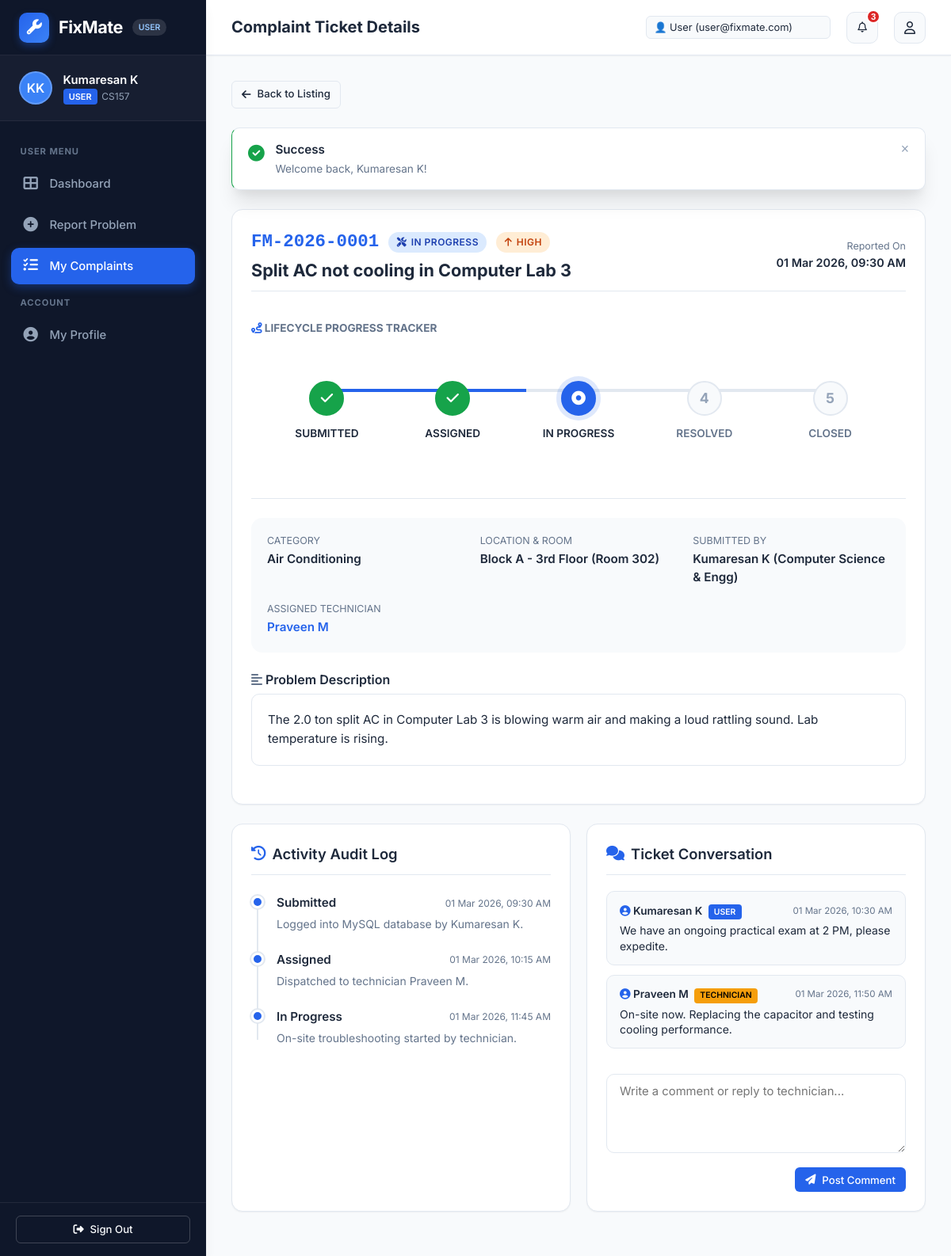
/user/complaint-details.php?id=FM-2026-0001 (signed in), run on the app's committed database.
### tables this page shows
CREATE TABLE `complaints` (
  `id` INT AUTO_INCREMENT PRIMARY KEY,
  `complaint_code` VARCHAR(30) NOT NULL UNIQUE,
  `user_id` INT NOT NULL,
  `category_id` INT NOT NULL,
  `technician_id` INT NULL DEFAULT NULL,
  `title` VARCHAR(255) NOT NULL,
  `description` TEXT NOT NULL,
  `location` VARCHAR(255) NOT NULL,
  `building` VARCHAR(100) NOT NULL,
  `floor` VARCHAR(50) NOT NULL,
  `room_number` VARCHAR(50) NULL DEFAULT NULL,
  `priority` ENUM('Low', 'Medium', 'High', 'Critical') NOT NULL DEFAULT 'Medium',
  `status` ENUM('Submitted', 'Assigned', 'In Progress', 'Resolved', 'Closed') NOT NULL DEFAULT 'Submitted',
  `submitted_date` DATETIME NOT NULL DEFAULT CURRENT_TIMESTAMP,
  `assigned_date` DATETIME NULL DEFAULT NULL,
  `started_date` DATETIME NULL DEFAULT NULL,
  `resolved_date` DATETIME NULL DEFAULT NULL,
  `closed_date` DATETIME NULL DEFAULT NULL,
  `preferred_date` DATE NULL DEFAULT NULL,
  `contact_number` VARCHAR(25) NOT NULL,
  `image_url` VARCHAR(255) NULL DEFAULT NULL,
  `resolution_notes` TEXT NULL DEFAULT NULL,
  `parts_used` VARCHAR(255) NULL DEFAULT NULL,
  `created_at` TIMESTAMP NOT NULL DEFAULT CURRENT_TIMESTAMP,
  `updated_at` TIMESTAMP NOT NULL DEFAULT CURRENT_TIMESTAMP ON UPDATE CURRENT_TIMESTAMP,
  FOREIGN KEY (`user_id`) REFERENCES `users`(`id`) ON DELETE CASCADE,
  FOREIGN KEY (`category_id`) REFERENCES `categories`(`id`) ON DELETE RESTRICT,
  FOREIGN KEY (`technician_id`) REFERENCES `technicians`(`id`) ON DELETE SET NULL,
  INDEX `idx_complaint_status` (`status`),
  INDEX `idx_complaint_priority` (`priority`),
  INDEX `idx_complaint_code` (`complaint_code`)
);

CREATE TABLE `categories` (
  `id` INT AUTO_INCREMENT PRIMARY KEY,
  `category_name` VARCHAR(100) NOT NULL UNIQUE,
  `icon` VARCHAR(50) DEFAULT 'fa-tools',
  `description` TEXT,
  `status` ENUM('active', 'inactive') NOT NULL DEFAULT 'active',
  `created_at` TIMESTAMP NOT NULL DEFAULT CURRENT_TIMESTAMP,
  INDEX `idx_cat_status` (`status`)
);

CREATE TABLE `users` (
  `id` INT AUTO_INCREMENT PRIMARY KEY,
  `full_name` VARCHAR(100) NOT NULL,
  `email` VARCHAR(150) NOT NULL UNIQUE,
  `phone` VARCHAR(25) NOT NULL,
  `employee_id` VARCHAR(50) NOT NULL UNIQUE,
  `department` VARCHAR(100) NOT NULL,
  `password` VARCHAR(255) NOT NULL,
  `role` ENUM('user', 'technician', 'admin') NOT NULL DEFAULT 'user',
  `status` ENUM('active', 'inactive') NOT NULL DEFAULT 'active',
  `created_at` TIMESTAMP NOT NULL DEFAULT CURRENT_TIMESTAMP,
  `updated_at` TIMESTAMP NOT NULL DEFAULT CURRENT_TIMESTAMP ON UPDATE CURRENT_TIMESTAMP,
  INDEX `idx_user_role` (`role`),
  INDEX `idx_user_status` (`status`)
);

CREATE TABLE `complaint_comments` (
  `id` INT AUTO_INCREMENT PRIMARY KEY,
  `complaint_id` INT NOT NULL,
  `user_id` INT NOT NULL,
  `comment` TEXT NOT NULL,
  `created_at` TIMESTAMP NOT NULL DEFAULT CURRENT_TIMESTAMP,
  FOREIGN KEY (`complaint_id`) REFERENCES `complaints`(`id`) ON DELETE CASCADE,
  FOREIGN KEY (`user_id`) REFERENCES `users`(`id`) ON DELETE CASCADE,
  INDEX `idx_comment_complaint` (`complaint_id`)
);

### user/complaint-details.php (the view, shortened to what this page needs)
<?php
$user = requireRole(['user', 'admin'], '../');
$pdo = getDB();
$complaintIdOrCode = trim($_GET['id'] ?? '');
$stmt = $pdo->prepare("
    SELECT c.*, cat.category_name, u_user.full_name AS submitter_name, u_user.department AS submitter_dept,
           u_tech.full_name AS tech_name, u_tech.phone AS tech_phone, f.rating AS feedback_rating, f.comment AS feedback_comment
    FROM complaints c
    LEFT JOIN categories cat ON c.category_id = cat.id
    LEFT JOIN users u_user ON c.user_id = u_user.id
    LEFT JOIN technicians t ON c.technician_id = t.id
    LEFT JOIN users u_tech ON t.user_id = u_tech.id
    LEFT JOIN feedback f ON c.id = f.complaint_id
    WHERE (c.complaint_code = ? OR c.id = ?) AND (c.user_id = ? OR ? = 'admin')
    LIMIT 1
");
$stmt->execute([$complaintIdOrCode, $complaintIdOrCode, $user['id'], $user['role']]);
$complaint = $stmt->fetch();
$stmtComments = $pdo->prepare("
    SELECT cc.*, u.full_name, u.role
    FROM complaint_comments cc
    JOIN users u ON cc.user_id = u.id
    WHERE cc.complaint_id = ?
    ORDER BY cc.created_at ASC
");
$stmtComments->execute([$complaint['id']]);
$comments = $stmtComments->fetchAll();
$steps = ['Submitted', 'Assigned', 'In Progress', 'Resolved', 'Closed'];
$currentStepIdx = array_search($complaint['status'], $steps);
$progressPct = ($currentStepIdx !== false) ? ($currentStepIdx / 4) * 80 : 0;
require_once __DIR__ . '/../includes/header.php';
require_once __DIR__ . '/../includes/sidebar.php';
?>
<div class="main-wrapper">
  <?php require_once __DIR__ . '/../includes/navbar.php'; ?>
  <main class="page-content">
    <div style="display:flex; justify-content:space-between; align-items:center; margin-bottom:1.5rem;">
      <a href="my-complaints.php" class="btn btn-outline btn-sm">
        <i class="fas fa-arrow-left"></i> Back to Listing
      </a>
    </div>
    <?= displayFlash() ?>
    <div class="card">
      <div class="card-header">
        <div>
          <div style="display:flex; align-items:center; gap:0.75rem; margin-bottom:0.35rem;">
            <span style="font-size:1.4rem; font-weight:800; font-family:monospace; color:var(--primary);"><?= e($complaint['complaint_code']) ?></span>
            <?= getStatusBadge($complaint['status']) ?>
            <?= getPriorityBadge($complaint['priority']) ?>
          </div>
          <h1 style="font-size:1.35rem; font-weight:700; color:var(--text-main);"><?= e($complaint['title']) ?></h1>
        </div>
        <div style="text-align:right;">
          <div style="font-size:0.78rem; color:var(--text-muted);">Reported On</div>
          <div style="font-size:0.9rem; font-weight:600; color:var(--text-main);"><?= formatDate($complaint['submitted_date']) ?></div>
        </div>
      </div>
      <div style="padding:1rem 0; border-bottom:1px solid var(--border-color); margin-bottom:1.5rem;">
        <div style="font-size:0.85rem; font-weight:700; color:var(--text-muted); text-transform:uppercase; margin-bottom:0.5rem;">
          <i class="fas fa-route text-primary"></i> Lifecycle Progress Tracker
        </div>
        <div class="status-tracker">
          <div class="tracker-line">
            <div class="tracker-line-progress" style="width: <?= $progressPct ?>%;"></div>
          </div>
          <?php foreach ($steps as $idx => $step): ?>
            <?php
            $stepClass = '';
            $iconHtml = $idx + 1;
            if ($currentStepIdx !== false) {
                if ($idx < $currentStepIdx) {
                    $stepClass = 'completed';
                    $iconHtml = '<i class="fas fa-check"></i>';
                } elseif ($idx === $currentStepIdx) {
                    $stepClass = 'active';
                    $iconHtml = '<i class="fas fa-dot-circle"></i>';
                }
            }
            ?>
            <div class="tracker-step <?= $stepClass ?>">
              <div class="tracker-icon"><?= $iconHtml ?></div>
              <div class="tracker-title"><?= strtoupper($step) ?></div>
            </div>
          <?php endforeach; ?>
        </div>
      </div>
      <div style="display:grid; grid-template-columns:repeat(auto-fit, minmax(220px, 1fr)); gap:1.25rem; background:var(--bg-main); padding:1.25rem; border-radius:var(--radius-lg); margin-bottom:1.5rem;">
        <div>
          <div class="text-muted" style="font-size:0.78rem; text-transform:uppercase;">Category</div>
          <div style="font-weight:600; font-size:0.95rem; margin-top:2px;"><?= e($complaint['category_name']) ?></div>
        </div>
        <div>
          <div class="text-muted" style="font-size:0.78rem; text-transform:uppercase;">Location & Room</div>
          <div style="font-weight:600; font-size:0.95rem; margin-top:2px;"><?= e($complaint['location']) ?></div>
        </div>
        <div>
          <div class="text-muted" style="font-size:0.78rem; text-transform:uppercase;">Submitted By</div>
          <div style="font-weight:600; font-size:0.95rem; margin-top:2px;"><?= e($complaint['submitter_name']) ?> (<?= e($complaint['submitter_dept']) ?>)</div>
        </div>
        <div>
          <div class="text-muted" style="font-size:0.78rem; text-transform:uppercase;">Assigned Technician</div>
          <div style="font-weight:600; font-size:0.95rem; margin-top:2px; color:var(--primary);">
            <?= e($complaint['tech_name'] ?? 'Unassigned') ?>
          </div>
        </div>
      </div>
      <div style="margin-bottom:1.5rem;">
        <h3 style="font-size:1rem; margin-bottom:0.5rem; color:var(--text-main);"><i class="fas fa-align-left text-muted"></i> Problem Description</h3>
        <p style="font-size:0.95rem; line-height:1.6; color:var(--text-main); background:#FFFFFF; border:1px solid var(--border-color); padding:1.25rem; border-radius:var(--radius-md);">
          <?= nl2br(e($complaint['description'])) ?>
        </p>
      </div>
    </div>
    <div class="form-row" style="grid-template-columns: repeat(auto-fit, minmax(320px, 1fr));">
      <div class="card">
        <div class="card-header">
          <div class="card-title">
            <i class="fas fa-clock-rotate-left text-primary"></i>
            <span>Activity Audit Log</span>
          </div>
        </div>
        <div class="timeline">
          <div class="timeline-item">
            <div class="timeline-dot"></div>
            <div class="timeline-header">
              <span class="timeline-title">Submitted</span>
              <span class="timeline-time"><?= formatDate($complaint['submitted_date']) ?></span>
            </div>
            <div class="timeline-desc">Logged into MySQL database by <?= e($complaint['submitter_name']) ?>.</div>
          </div>
          <?php if (!empty($complaint['assigned_date'])): ?>
            <div class="timeline-item">
              <div class="timeline-dot"></div>
              <div class="timeline-header">
                <span class="timeline-title">Assigned</span>
                <span class="timeline-time"><?= formatDate($complaint['assigned_date']) ?></span>
              </div>
              <div class="timeline-desc">Dispatched to technician <?= e($complaint['tech_name'] ?? 'Specialist') ?>.</div>
            </div>
          <?php endif; ?>
          <?php if (!empty($complaint['started_date'])): ?>
            <div class="timeline-item">
              <div class="timeline-dot"></div>
              <div class="timeline-header">
                <span class="timeline-title">In Progress</span>
                <span class="timeline-time"><?= formatDate($complaint['started_date']) ?></span>
              </div>
              <div class="timeline-desc">On-site troubleshooting started by technician.</div>
            </div>
          <?php endif; ?>
        </div>
      </div>
      <div class="card">
        <div class="card-header">
          <div class="card-title">
            <i class="fas fa-comments text-primary"></i>
            <span>Ticket Conversation</span>
          </div>
        </div>
        <div style="max-height:280px; overflow-y:auto; margin-bottom:1.25rem;">
          <?php if (empty($comments)): ?>
            <div style="text-align:center; padding:1.5rem; color:var(--text-muted); font-size:0.85rem;">
              No comments posted yet.
            </div>
          <?php else: ?>
            <?php foreach ($comments as $cm): ?>
              <div style="background:var(--bg-main); border:1px solid var(--border-color); border-radius:var(--radius-md); padding:0.85rem 1rem; margin-bottom:0.75rem;">
                <div style="display:flex; justify-content:space-between; align-items:center; margin-bottom:0.25rem;">
                  <div style="font-weight:600; font-size:0.85rem; color:var(--text-main);">
                    <i class="fas fa-user-circle text-primary"></i> <?= e($cm['full_name']) ?>
                    <span class="role-pill <?= e($cm['role']) ?>" style="font-size:0.65rem; margin-left:4px;"><?= e($cm['role']) ?></span>
                  </div>
                  <div style="font-size:0.72rem; color:var(--text-muted);"><?= formatDate($cm['created_at']) ?></div>
                </div>
                <div style="font-size:0.875rem; color:var(--text-main); line-height:1.4;">
                  <?= nl2br(e($cm['comment'])) ?>
                </div>
              </div>
            <?php endforeach; ?>
          <?php endif; ?>
        </div>
        <form action="add-comment.php" method="POST">
          <div class="form-group" style="margin-bottom:0.75rem;">
            <textarea name="comment" class="form-control" rows="2" placeholder="Write a comment or reply to technician..." required></textarea>
          </div>
          <div style="display:flex; justify-content:flex-end;">
            <button type="submit" class="btn btn-primary btn-sm">
              <i class="fas fa-paper-plane"></i> Post Comment
            </button>
          </div>
        </form>
      </div>
    </div>
  </main>
</div>
<?php require_once __DIR__ . '/../includes/footer.php'; ?>

### includes/functions.php (shortened to what this page needs)
<?php
function e(?string $string): string {
    return htmlspecialchars($string ?? '', ENT_QUOTES, 'UTF-8');
}
function getFlash(): ?array {
    if (isset($_SESSION['flash'])) {
        $flash = $_SESSION['flash'];
        return $flash;
    }
    return null;
}
function displayFlash(): string {
    $flash = getFlash();
    $type = e($flash['type']);
    $msg = e($flash['message']);
    $icon = match($type) {
        'success' => 'fa-circle-check',
        'danger'  => 'fa-triangle-exclamation',
        'warning' => 'fa-bell',
        default   => 'fa-circle-info'
    };
    return "
    <div class='toast toast-{$type}' style='position:relative; margin-bottom:1.5rem; animation:none; max-width:100%;'>
        <div class='toast-icon'><i class='fas {$icon} text-{$type}'></i></div>
        <div class='toast-content'>
            <div class='toast-title'>" . ucfirst($type) . "</div>
            <div class='toast-msg'>{$msg}</div>
        </div>
        <button class='toast-close' onclick='this.parentElement.remove()'>&times;</button>
    </div>";
}
function getStatusBadge(string $status): string {
    $s = trim($status);
    $class = match(strtolower($s)) {
        'submitted'   => 'badge-submitted',
        'assigned'    => 'badge-assigned',
        'in progress' => 'badge-in-progress',
        'resolved'    => 'badge-resolved',
        'closed'      => 'badge-closed',
        default       => 'badge-submitted'
    };
    $icon = match(strtolower($s)) {
        'submitted'   => 'fa-paper-plane',
        'assigned'    => 'fa-user-check',
        'in progress' => 'fa-screwdriver-wrench',
        'resolved'    => 'fa-circle-check',
        'closed'      => 'fa-lock',
        default       => 'fa-circle'
    };
    return "<span class='badge {$class}'><i class='fas {$icon}'></i> " . e($s) . "</span>";
}
function getPriorityBadge(string $priority): string {
    $p = trim($priority);
    $class = match(strtolower($p)) {
        'low'      => 'badge-low',
        'medium'   => 'badge-medium',
        'high'     => 'badge-high',
        'critical' => 'badge-critical',
        default    => 'badge-medium'
    };
    $icon = match(strtolower($p)) {
        'low'      => 'fa-arrow-down',
        'medium'   => 'fa-minus',
        'high'     => 'fa-arrow-up',
        'critical' => 'fa-radiation',
        default    => 'fa-circle'
    };
    return "<span class='badge {$class}'><i class='fas {$icon}'></i> " . e($p) . "</span>";
}
function formatDate(?string $datetime, string $format = 'd M Y, h:i A'): string {
    $timestamp = strtotime($datetime);
    return $timestamp ? date($format, $timestamp) : 'N/A';
}

### data on the page
complaints: complaint_code "FM-2026-0001", status "IN PROGRESS", priority "HIGH", title "Split AC not cooling in Computer Lab 3", submitted_date "01 Mar 2026, 09:30 AM", category.category_name "Air Conditioning", location "Block A - 3rd Floor (Room 302)", user.full_name "Kumaresan K", user.department "Computer Science & Engg", users.full_name "Praveen M", description "The 2.0 ton split AC in Computer Lab 3 is blowing warm air and making a loud rattling sound. Lab temperature is rising.", assigned_date "01 Mar 2026, 10:15 AM", started_date "01 Mar 2026, 11:45 AM"
complaint_comments: user.full_name "Kumaresan K", user.role "USER", created_at "01 Mar 2026, 10:30 AM", comment "We have an ongoing practical exam at 2 PM, please expedite."
complaint_comments: user.full_name "Praveen M", user.role "TECHNICIAN", created_at "01 Mar 2026, 11:50 AM", comment "On-site now. Replacing the capacitor and testing cooling performance."

### other printed values
$role "USER"
$initials "KK"
$userName "Kumaresan K"
$empId "CS157"
$header_title "Complaint Ticket Details"
$unreadCount "3"
$type "Success"
$msg "Welcome back, Kumaresan K!"
$step "SUBMITTED"
$step "ASSIGNED"
$step "IN PROGRESS"
$iconHtml "4"
$step "RESOLVED"
$iconHtml "5"
$step "CLOSED"
